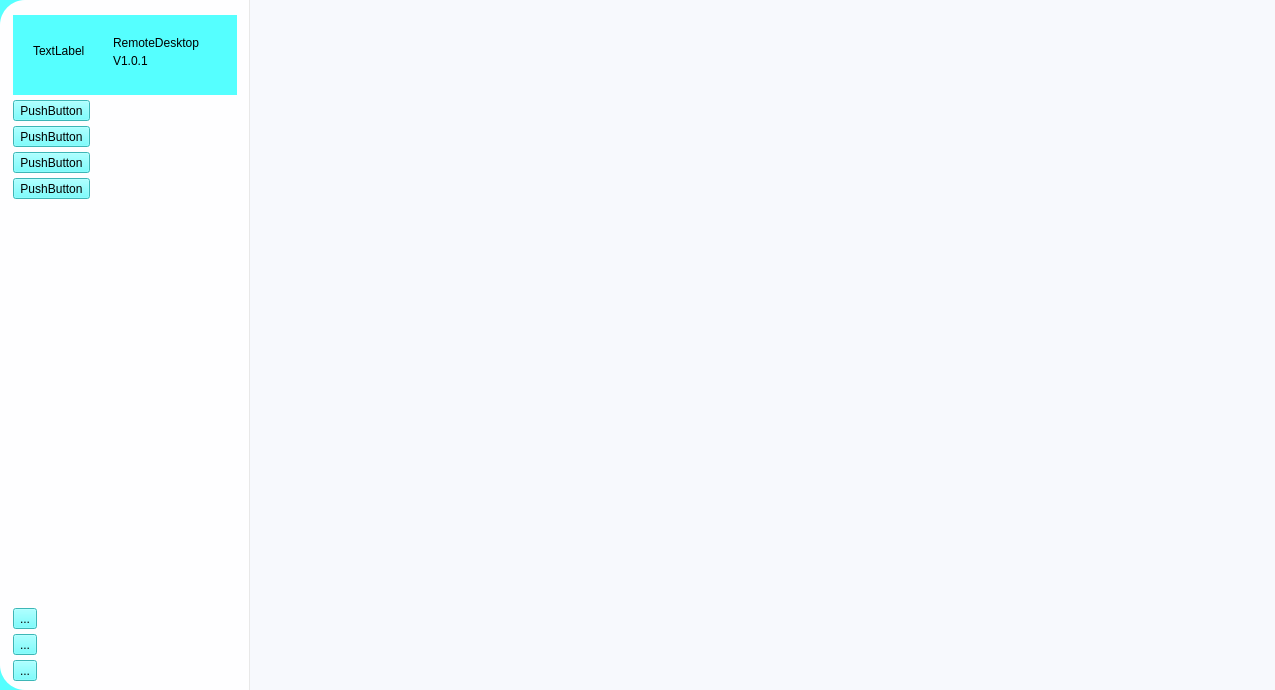
<?xml version="1.0" encoding="UTF-8"?>
<ui version="4.0">
 <class>MainWindow</class>
 <widget class="QMainWindow" name="MainWindow">
  <property name="geometry">
   <rect>
    <x>0</x>
    <y>0</y>
    <width>1275</width>
    <height>690</height>
   </rect>
  </property>
  <property name="windowTitle">
   <string>MainWindow</string>
  </property>
  <widget class="QWidget" name="centralwidget">
   <property name="styleSheet">
    <string notr="true">background-color: rgb(255, 170, 255);</string>
   </property>
   <layout class="QGridLayout" name="gridLayout_2">
    <property name="leftMargin">
     <number>0</number>
    </property>
    <property name="topMargin">
     <number>0</number>
    </property>
    <property name="rightMargin">
     <number>0</number>
    </property>
    <property name="bottomMargin">
     <number>0</number>
    </property>
    <property name="spacing">
     <number>0</number>
    </property>
    <item row="0" column="0">
     <widget class="QWidget" name="widget" native="true">
      <property name="styleSheet">
       <string notr="true">background-color: rgb(85, 255, 255);</string>
      </property>
      <layout class="QHBoxLayout" name="horizontalLayout">
       <property name="spacing">
        <number>0</number>
       </property>
       <property name="sizeConstraint">
        <enum>QLayout::SetDefaultConstraint</enum>
       </property>
       <property name="leftMargin">
        <number>0</number>
       </property>
       <property name="topMargin">
        <number>0</number>
       </property>
       <property name="rightMargin">
        <number>0</number>
       </property>
       <property name="bottomMargin">
        <number>0</number>
       </property>
       <item>
        <widget class="QWidget" name="leftWidget" native="true">
         <property name="minimumSize">
          <size>
           <width>250</width>
           <height>0</height>
          </size>
         </property>
         <property name="maximumSize">
          <size>
           <width>250</width>
           <height>16777215</height>
          </size>
         </property>
         <property name="styleSheet">
          <string notr="true">/* 只针对左侧面板本身，不影响子控件 */
#leftWidget {
    background-color: rgb(254, 254, 255);
    border-top-left-radius: 25px;
    border-bottom-left-radius: 25px;
    border-right: 0.5px solid #e8e8e8 !important;
}</string>
         </property>
         <layout class="QVBoxLayout" name="verticalLayout">
          <property name="spacing">
           <number>5</number>
          </property>
          <property name="leftMargin">
           <number>13</number>
          </property>
          <property name="topMargin">
           <number>15</number>
          </property>
          <property name="rightMargin">
           <number>13</number>
          </property>
          <item>
           <widget class="QWidget" name="widget_3" native="true">
            <property name="minimumSize">
             <size>
              <width>0</width>
              <height>80</height>
             </size>
            </property>
            <widget class="QLabel" name="label">
             <property name="geometry">
              <rect>
               <x>20</x>
               <y>30</y>
               <width>54</width>
               <height>12</height>
              </rect>
             </property>
             <property name="text">
              <string>TextLabel</string>
             </property>
            </widget>
            <widget class="QLabel" name="label_2">
             <property name="geometry">
              <rect>
               <x>100</x>
               <y>20</y>
               <width>91</width>
               <height>16</height>
              </rect>
             </property>
             <property name="text">
              <string>RemoteDesktop</string>
             </property>
            </widget>
            <widget class="QLabel" name="label_3">
             <property name="geometry">
              <rect>
               <x>100</x>
               <y>40</y>
               <width>54</width>
               <height>12</height>
              </rect>
             </property>
             <property name="text">
              <string>V1.0.1</string>
             </property>
            </widget>
           </widget>
          </item>
          <item>
           <widget class="QToolButton" name="homeBtn">
            <property name="text">
             <string>PushButton</string>
            </property>
           </widget>
          </item>
          <item>
           <widget class="QToolButton" name="deviceBtn">
            <property name="text">
             <string>PushButton</string>
            </property>
           </widget>
          </item>
          <item>
           <widget class="QToolButton" name="settingBtn">
            <property name="text">
             <string>PushButton</string>
            </property>
           </widget>
          </item>
          <item>
           <widget class="QToolButton" name="aboutBtn">
            <property name="text">
             <string>PushButton</string>
            </property>
           </widget>
          </item>
          <item>
           <spacer name="verticalSpacer">
            <property name="orientation">
             <enum>Qt::Vertical</enum>
            </property>
            <property name="sizeHint" stdset="0">
             <size>
              <width>20</width>
              <height>388</height>
             </size>
            </property>
           </spacer>
          </item>
          <item>
           <widget class="QToolButton" name="languageBtn">
            <property name="text">
             <string>...</string>
            </property>
           </widget>
          </item>
          <item>
           <widget class="QToolButton" name="darkModeBtn">
            <property name="text">
             <string>...</string>
            </property>
           </widget>
          </item>
          <item>
           <widget class="QToolButton" name="signOutBtn">
            <property name="text">
             <string>...</string>
            </property>
           </widget>
          </item>
         </layout>
        </widget>
       </item>
       <item>
        <widget class="QStackedWidget" name="stackedWidget">
         <property name="sizePolicy">
          <sizepolicy hsizetype="Expanding" vsizetype="Expanding">
           <horstretch>0</horstretch>
           <verstretch>0</verstretch>
          </sizepolicy>
         </property>
         <property name="styleSheet">
          <string notr="true">background-color: rgb(247, 249, 253);</string>
         </property>
         <property name="currentIndex">
          <number>1</number>
         </property>
         <widget class="Home" name="page"/>
         <widget class="Devices" name="page_2"/>
         <widget class="Settings" name="page_3"/>
         <widget class="About" name="page_4"/>
        </widget>
       </item>
      </layout>
     </widget>
    </item>
   </layout>
  </widget>
 </widget>
 <customwidgets>
  <customwidget>
   <class>Home</class>
   <extends>QWidget</extends>
   <header location="global">home.h</header>
   <container>1</container>
  </customwidget>
  <customwidget>
   <class>About</class>
   <extends>QWidget</extends>
   <header location="global">about.h</header>
   <container>1</container>
  </customwidget>
  <customwidget>
   <class>Devices</class>
   <extends>QWidget</extends>
   <header location="global">devices.h</header>
   <container>1</container>
  </customwidget>
  <customwidget>
   <class>Settings</class>
   <extends>QWidget</extends>
   <header location="global">settings.h</header>
   <container>1</container>
  </customwidget>
 </customwidgets>
 <resources/>
 <connections/>
</ui>
